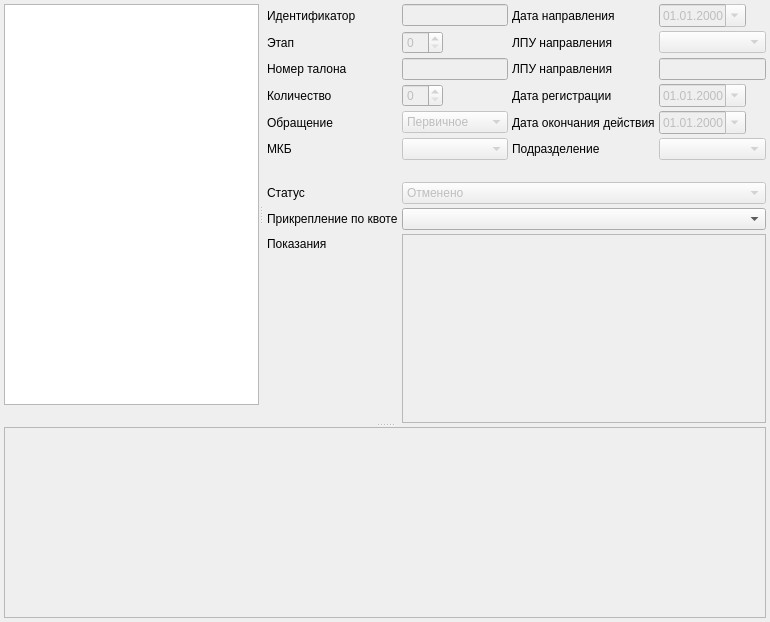
     <widget class="QWidget" name="tabQuoting">
      <attribute name="title">
       <string>&amp;Квоты</string>
      </attribute>
      <layout class="QVBoxLayout" name="verticalLayout_2">
       <property name="spacing">
        <number>4</number>
       </property>
       <property name="margin">
        <number>4</number>
       </property>
       <item>
        <widget class="QSplitter" name="splitter_4">
         <property name="orientation">
          <enum>Qt::Vertical</enum>
         </property>
         <property name="childrenCollapsible">
          <bool>false</bool>
         </property>
         <widget class="QSplitter" name="splitter_3">
          <property name="orientation">
           <enum>Qt::Horizontal</enum>
          </property>
          <property name="childrenCollapsible">
           <bool>false</bool>
          </property>
          <widget class="QWidget" name="grpQuotingList" native="true">
           <property name="minimumSize">
            <size>
             <width>0</width>
             <height>0</height>
            </size>
           </property>
           <layout class="QVBoxLayout" name="verticalLayout_3">
            <property name="spacing">
             <number>4</number>
            </property>
            <property name="margin">
             <number>0</number>
            </property>
            <item>
             <widget class="CInDocTableView" name="tblClientQuoting">
              <property name="selectionBehavior">
               <enum>QAbstractItemView::SelectRows</enum>
              </property>
             </widget>
            </item>
            <item>
             <widget class="QLabel" name="lblInfo">
              <property name="text">
               <string/>
              </property>
             </widget>
            </item>
           </layout>
          </widget>
          <widget class="QWidget" name="grpQuotingDetails" native="true">
           <layout class="QGridLayout" name="gridLayout_6">
            <property name="leftMargin">
             <number>4</number>
            </property>
            <property name="topMargin">
             <number>0</number>
            </property>
            <property name="rightMargin">
             <number>0</number>
            </property>
            <property name="bottomMargin">
             <number>0</number>
            </property>
            <property name="spacing">
             <number>4</number>
            </property>
            <item row="0" column="0">
             <widget class="QLabel" name="lblQuotaIdentifier">
              <property name="text">
               <string>Идентификатор</string>
              </property>
              <property name="buddy">
               <cstring>edtQuotaIdentifier</cstring>
              </property>
             </widget>
            </item>
            <item row="0" column="1">
             <widget class="QLineEdit" name="edtQuotaIdentifier">
              <property name="enabled">
               <bool>false</bool>
              </property>
             </widget>
            </item>
            <item row="0" column="2">
             <widget class="QLabel" name="lblQuotaDirectionDate">
              <property name="text">
               <string>Дата направления</string>
              </property>
              <property name="buddy">
               <cstring>edtQuotaDirectionDate</cstring>
              </property>
             </widget>
            </item>
            <item row="0" column="3">
             <widget class="CDateEdit" name="edtQuotaDirectionDate">
              <property name="enabled">
               <bool>false</bool>
              </property>
              <property name="sizePolicy">
               <sizepolicy hsizetype="Maximum" vsizetype="Fixed">
                <horstretch>0</horstretch>
                <verstretch>0</verstretch>
               </sizepolicy>
              </property>
              <property name="date">
               <date>
                <year>2000</year>
                <month>1</month>
                <day>1</day>
               </date>
              </property>
              <property name="displayFormat">
               <string>dd.MM.yyyy</string>
              </property>
              <property name="calendarPopup">
               <bool>true</bool>
              </property>
             </widget>
            </item>
            <item row="1" column="0">
             <widget class="QLabel" name="lblQuotaStage">
              <property name="text">
               <string>Этап</string>
              </property>
              <property name="buddy">
               <cstring>edtQuotaStage</cstring>
              </property>
             </widget>
            </item>
            <item row="1" column="1">
             <widget class="QSpinBox" name="edtQuotaStage">
              <property name="enabled">
               <bool>false</bool>
              </property>
              <property name="sizePolicy">
               <sizepolicy hsizetype="Maximum" vsizetype="Fixed">
                <horstretch>0</horstretch>
                <verstretch>0</verstretch>
               </sizepolicy>
              </property>
             </widget>
            </item>
            <item row="1" column="2">
             <widget class="QLabel" name="lblQuotaLPUOrg_id">
              <property name="text">
               <string>ЛПУ направления</string>
              </property>
              <property name="buddy">
               <cstring>cmbQuotaLPU</cstring>
              </property>
             </widget>
            </item>
            <item row="1" column="3">
             <widget class="CPolyclinicComboBox" name="cmbQuotaLPU">
              <property name="enabled">
               <bool>false</bool>
              </property>
             </widget>
            </item>
            <item row="2" column="0">
             <widget class="QLabel" name="lblQuotaTicket">
              <property name="text">
               <string>Номер талона</string>
              </property>
              <property name="buddy">
               <cstring>edtQuotaTicket</cstring>
              </property>
             </widget>
            </item>
            <item row="2" column="1">
             <widget class="QLineEdit" name="edtQuotaTicket">
              <property name="enabled">
               <bool>false</bool>
              </property>
             </widget>
            </item>
            <item row="2" column="2">
             <widget class="QLabel" name="lblQuotaLPUFreeInput">
              <property name="text">
               <string>ЛПУ направления</string>
              </property>
              <property name="buddy">
               <cstring>edtQuotaLPUFreeInput</cstring>
              </property>
             </widget>
            </item>
            <item row="2" column="3">
             <widget class="QLineEdit" name="edtQuotaLPUFreeInput">
              <property name="enabled">
               <bool>false</bool>
              </property>
             </widget>
            </item>
            <item row="3" column="0">
             <widget class="QLabel" name="lblQuotaAmount">
              <property name="text">
               <string>Количество</string>
              </property>
              <property name="buddy">
               <cstring>edtQuotaAmount</cstring>
              </property>
             </widget>
            </item>
            <item row="3" column="1">
             <widget class="QSpinBox" name="edtQuotaAmount">
              <property name="enabled">
               <bool>false</bool>
              </property>
              <property name="sizePolicy">
               <sizepolicy hsizetype="Maximum" vsizetype="Fixed">
                <horstretch>0</horstretch>
                <verstretch>0</verstretch>
               </sizepolicy>
              </property>
             </widget>
            </item>
            <item row="3" column="2">
             <widget class="QLabel" name="lblQuotaDateRegistration">
              <property name="text">
               <string>Дата регистрации</string>
              </property>
              <property name="buddy">
               <cstring>edtQuotaDateRegistration</cstring>
              </property>
             </widget>
            </item>
            <item row="3" column="3">
             <widget class="CDateEdit" name="edtQuotaDateRegistration">
              <property name="enabled">
               <bool>false</bool>
              </property>
              <property name="sizePolicy">
               <sizepolicy hsizetype="Maximum" vsizetype="Fixed">
                <horstretch>0</horstretch>
                <verstretch>0</verstretch>
               </sizepolicy>
              </property>
              <property name="displayFormat">
               <string>dd.MM.yyyy</string>
              </property>
              <property name="calendarPopup">
               <bool>true</bool>
              </property>
             </widget>
            </item>
            <item row="4" column="0">
             <widget class="QLabel" name="lblQuotaRequest">
              <property name="text">
               <string>Обращение</string>
              </property>
              <property name="buddy">
               <cstring>cmbQuotaRequest</cstring>
              </property>
             </widget>
            </item>
            <item row="4" column="1">
             <widget class="CComboBox" name="cmbQuotaRequest">
              <property name="enabled">
               <bool>false</bool>
              </property>
              <property name="sizePolicy">
               <sizepolicy hsizetype="Minimum" vsizetype="Fixed">
                <horstretch>0</horstretch>
                <verstretch>0</verstretch>
               </sizepolicy>
              </property>
              <item>
               <property name="text">
                <string>Первичное</string>
               </property>
              </item>
              <item>
               <property name="text">
                <string>Повторное</string>
               </property>
              </item>
             </widget>
            </item>
            <item row="4" column="2">
             <widget class="QLabel" name="lblQuotaDateEnd">
              <property name="text">
               <string>Дата окончания действия</string>
              </property>
              <property name="buddy">
               <cstring>edtQuotaDateEnd</cstring>
              </property>
             </widget>
            </item>
            <item row="4" column="3">
             <widget class="CDateEdit" name="edtQuotaDateEnd">
              <property name="enabled">
               <bool>false</bool>
              </property>
              <property name="sizePolicy">
               <sizepolicy hsizetype="Maximum" vsizetype="Fixed">
                <horstretch>0</horstretch>
                <verstretch>0</verstretch>
               </sizepolicy>
              </property>
              <property name="displayFormat">
               <string>dd.MM.yyyy</string>
              </property>
              <property name="calendarPopup">
               <bool>true</bool>
              </property>
             </widget>
            </item>
            <item row="5" column="0">
             <widget class="QLabel" name="lblQuotaMKB">
              <property name="text">
               <string>МКБ</string>
              </property>
              <property name="buddy">
               <cstring>cmbQuotaMKB</cstring>
              </property>
             </widget>
            </item>
            <item row="5" column="1">
             <widget class="CICDCodeEditEx" name="cmbQuotaMKB">
              <property name="enabled">
               <bool>false</bool>
              </property>
             </widget>
            </item>
            <item row="5" column="2">
             <widget class="QLabel" name="lblQuotaOrgStructure">
              <property name="text">
               <string>Подразделение</string>
              </property>
              <property name="buddy">
               <cstring>cmbQuotaOrgStructure</cstring>
              </property>
             </widget>
            </item>
            <item row="5" column="3">
             <widget class="COrgStructureComboBox" name="cmbQuotaOrgStructure">
              <property name="enabled">
               <bool>false</bool>
              </property>
             </widget>
            </item>
            <item row="6" column="1" colspan="3">
             <widget class="QLabel" name="lblMKBText">
              <property name="frameShape">
               <enum>QFrame::NoFrame</enum>
              </property>
              <property name="frameShadow">
               <enum>QFrame::Sunken</enum>
              </property>
              <property name="text">
               <string/>
              </property>
             </widget>
            </item>
            <item row="7" column="0">
             <widget class="QLabel" name="lblQuotaStatus">
              <property name="text">
               <string>Статус</string>
              </property>
              <property name="buddy">
               <cstring>cmbQuotaStatus</cstring>
              </property>
             </widget>
            </item>
            <item row="7" column="1" colspan="3">
             <widget class="QComboBox" name="cmbQuotaStatus">
              <property name="enabled">
               <bool>false</bool>
              </property>
              <property name="sizePolicy">
               <sizepolicy hsizetype="Minimum" vsizetype="Fixed">
                <horstretch>0</horstretch>
                <verstretch>0</verstretch>
               </sizepolicy>
              </property>
              <property name="maximumSize">
               <size>
                <width>16777215</width>
                <height>16777215</height>
               </size>
              </property>
              <item>
               <property name="text">
                <string>Отменено</string>
               </property>
              </item>
              <item>
               <property name="text">
                <string>Ожидание</string>
               </property>
              </item>
              <item>
               <property name="text">
                <string>Активный талон</string>
               </property>
              </item>
              <item>
               <property name="text">
                <string>Талон для заполнения</string>
               </property>
              </item>
              <item>
               <property name="text">
                <string>Заблокированный талон</string>
               </property>
              </item>
              <item>
               <property name="text">
                <string>Отказано</string>
               </property>
              </item>
              <item>
               <property name="text">
                <string>Необходимо согласовать дату обслуживания</string>
               </property>
              </item>
              <item>
               <property name="text">
                <string>Дата обслуживания на согласовании</string>
               </property>
              </item>
              <item>
               <property name="text">
                <string>Дата обслуживания согласована</string>
               </property>
              </item>
              <item>
               <property name="text">
                <string>Пролечен</string>
               </property>
              </item>
              <item>
               <property name="text">
                <string>Обслуживание отложено</string>
               </property>
              </item>
              <item>
               <property name="text">
                <string>Отказ пациента</string>
               </property>
              </item>
              <item>
               <property name="text">
                <string>Импортировано из ВТМП</string>
               </property>
              </item>
             </widget>
            </item>
            <item row="9" column="0">
             <widget class="QLabel" name="lblQuotaStatement">
              <property name="minimumSize">
               <size>
                <width>0</width>
                <height>20</height>
               </size>
              </property>
              <property name="text">
               <string>Показания</string>
              </property>
              <property name="buddy">
               <cstring>edtQuotaStatment</cstring>
              </property>
             </widget>
            </item>
            <item row="9" column="1" rowspan="2" colspan="3">
             <widget class="QTextEdit" name="edtQuotaStatment">
              <property name="enabled">
               <bool>false</bool>
              </property>
             </widget>
            </item>
            <item row="10" column="0">
             <spacer name="verticalSpacer">
              <property name="orientation">
               <enum>Qt::Vertical</enum>
              </property>
              <property name="sizeHint" stdset="0">
               <size>
                <width>20</width>
                <height>40</height>
               </size>
              </property>
             </spacer>
            </item>
            <item row="8" column="1" colspan="3">
             <widget class="CMainRegionsKLADRComboBox" name="cmbQuotaKladr">
              <property name="enabled">
               <bool>true</bool>
              </property>
             </widget>
            </item>
            <item row="8" column="0">
             <widget class="QLabel" name="lblQuotaKladr">
              <property name="text">
               <string>Прикрепление по квоте</string>
              </property>
             </widget>
            </item>
           </layout>
          </widget>
         </widget>
         <widget class="CTableView" name="tblClientQuotingDiscussion">
          <property name="enabled">
           <bool>false</bool>
          </property>
         </widget>
        </widget>
       </item>
      </layout>
     </widget>
